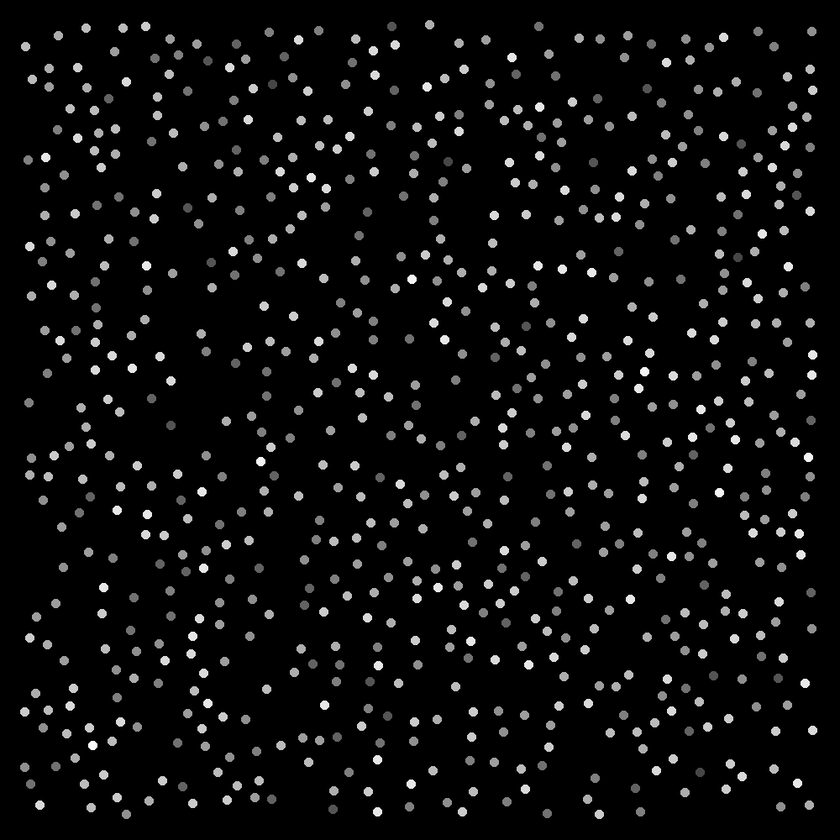
%> input picture Image Model/8bit_image.tif, 840 x 840 px, shrunk from 1000 x 1000 before the run
$ octave --eval "result = bg_remove(imread('../Image Model/8bit_image.tif'));"   (GNU Octave 9; MATLAB toolbox functions it lacks are replaced by stand-ins)
%> lines starting %> are read from the running program, lines starting %| are printed output that depends on the picture; in (x1, y1, x2, y2) boxes, pixels count from 0 and x2, y2 are one past the last pixel; in counts of white or black regions, pixels touching at a corner belong together; the program's own positions count from 1
function [output, bg_area, mask] = bg_remove(input)
% Background Remover
%   Removes Background from Image

%disp('#REMOVING BACKGROUND')
%set(lb, 'String', cmdwinout());

% [w l] = size(input);

% Create Binary Mask
binary_mask = ~im2bw(input, graythresh(input)/1.5);
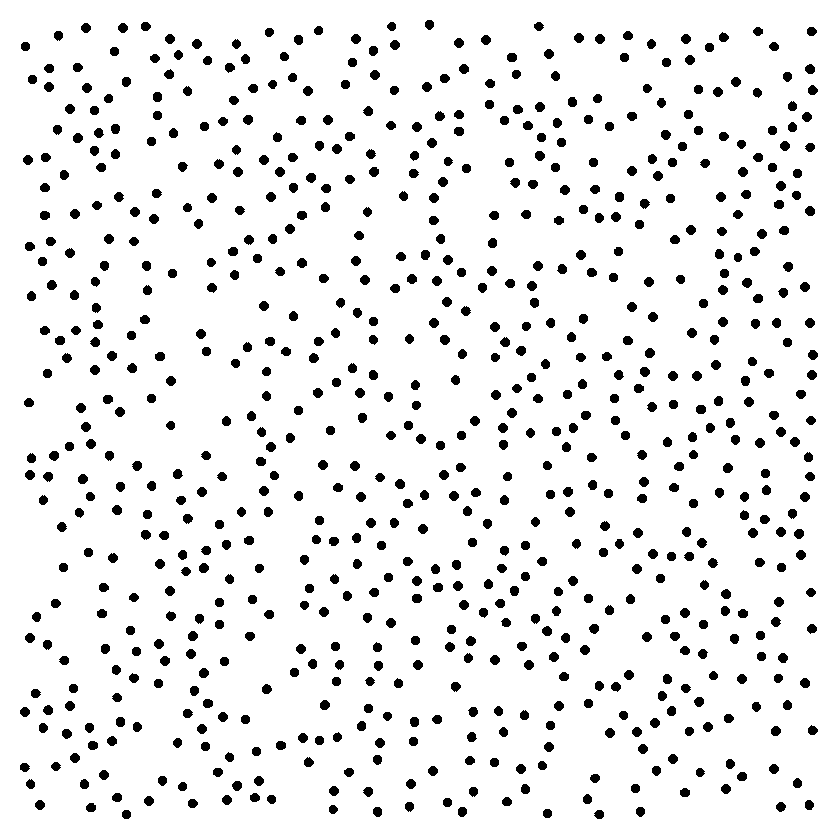
%> binary_mask: size 840x840 logical; 92.3% white; 750 black regions, largest, box (x1, y1, x2, y2) and area: (73, 133, 83, 143) 79, (535, 151, 545, 161) 79, (805, 206, 815, 216) 79
% figure, imshow(binary_mask);

% Find Large Areas
properties=regionprops(binary_mask, 'Area');
%> properties = 1 region; Area: 651447
idx = ([properties.Area] > 10000);
%> idx = true
L = labelmatrix(bwconncomp(binary_mask));
mask = ismember(L, find(idx));
h_mask = imfill(mask, 'holes');
%> h_mask: size 840x840 logical; every value is 1
holes = h_mask & ~mask;
bigholes = bwareaopen(holes, 1000);
%> bigholes: size 840x840 logical; every value is 0
smallholes = holes & ~bigholes;
mask = mask|smallholes;
% figure, imshow(mask), title('Mask');

% Set Selected Region to 0
input(mask == 1) = 0;
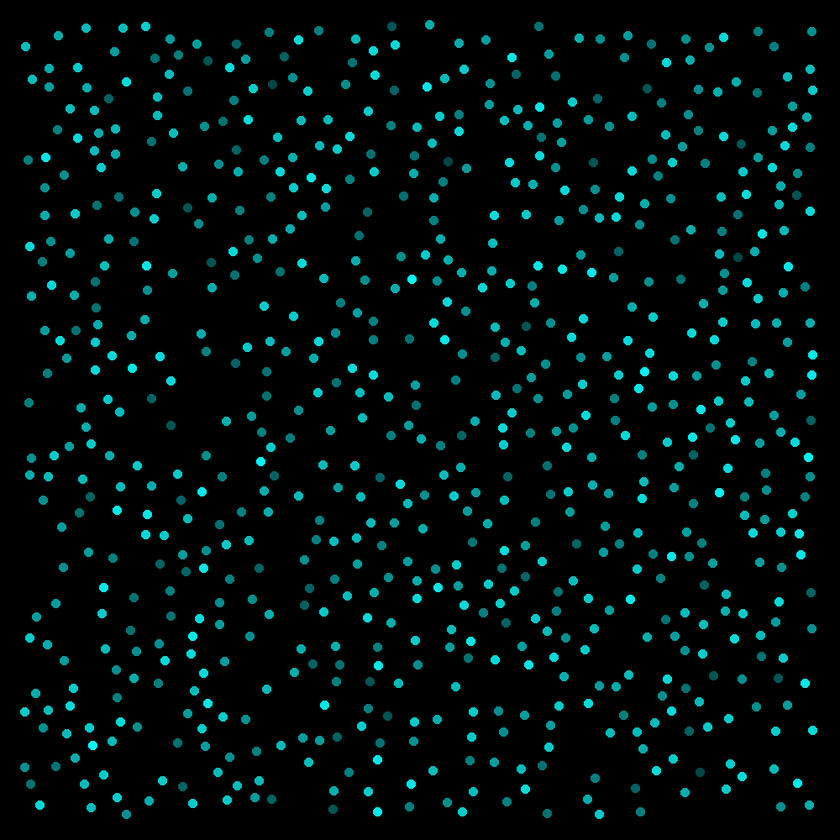
%> input: size 840x840x3 uint8; mean R, G, B 0, 12.5, 12.5

% Setup Outputs
output = input;
mask = imcomplement(mask);
% figure, imshow(output), title('Output');

% Calculate 'Real Image Area'
bordered_mask = bwperim(mask); % For consistency
mask = imfill(bordered_mask,'holes'); % For consistency
bg_area = nnz(mask);
%> bg_area = 0
end
